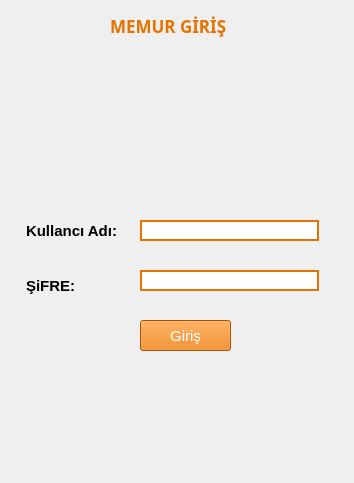
<?xml version="1.0" encoding="UTF-8"?>
<ui version="4.0">
 <class>memur_giris</class>
 <widget class="QWidget" name="memur_giris">
  <property name="geometry">
   <rect>
    <x>0</x>
    <y>0</y>
    <width>354</width>
    <height>483</height>
   </rect>
  </property>
  <property name="font">
   <font>
    <pointsize>11</pointsize>
   </font>
  </property>
  <property name="windowTitle">
   <string>Form</string>
  </property>
  <widget class="QLineEdit" name="memur_ad">
   <property name="geometry">
    <rect>
     <x>140</x>
     <y>220</y>
     <width>179</width>
     <height>21</height>
    </rect>
   </property>
   <property name="styleSheet">
    <string notr="true">border-width:2px;
border-style:solid;
border-color: rgb(230, 115, 0);</string>
   </property>
  </widget>
  <widget class="QLineEdit" name="memur_sifre">
   <property name="geometry">
    <rect>
     <x>140</x>
     <y>270</y>
     <width>179</width>
     <height>21</height>
    </rect>
   </property>
   <property name="styleSheet">
    <string notr="true">border-width:2px;
border-style:solid;
border-color: rgb(230, 115, 0);</string>
   </property>
   <property name="echoMode">
    <enum>QLineEdit::Password</enum>
   </property>
  </widget>
  <widget class="QLabel" name="label">
   <property name="geometry">
    <rect>
     <x>26</x>
     <y>220</y>
     <width>101</width>
     <height>21</height>
    </rect>
   </property>
   <property name="font">
    <font>
     <pointsize>11</pointsize>
     <weight>75</weight>
     <bold>true</bold>
    </font>
   </property>
   <property name="toolTip">
    <string/>
   </property>
   <property name="text">
    <string>Kullancı Adı:</string>
   </property>
  </widget>
  <widget class="QLabel" name="label_2">
   <property name="geometry">
    <rect>
     <x>26</x>
     <y>270</y>
     <width>71</width>
     <height>31</height>
    </rect>
   </property>
   <property name="font">
    <font>
     <pointsize>11</pointsize>
     <weight>75</weight>
     <bold>true</bold>
    </font>
   </property>
   <property name="text">
    <string>ŞiFRE:</string>
   </property>
  </widget>
  <widget class="QPushButton" name="meur_giris">
   <property name="geometry">
    <rect>
     <x>140</x>
     <y>320</y>
     <width>91</width>
     <height>31</height>
    </rect>
   </property>
   <property name="styleSheet">
    <string notr="true">color:white;
background-color: rgb(230, 115, 0);</string>
   </property>
   <property name="text">
    <string>Giriş</string>
   </property>
  </widget>
  <widget class="QLabel" name="label_3">
   <property name="geometry">
    <rect>
     <x>110</x>
     <y>0</y>
     <width>141</width>
     <height>51</height>
    </rect>
   </property>
   <property name="font">
    <font>
     <family>Arial Black</family>
     <pointsize>13</pointsize>
     <weight>75</weight>
     <bold>true</bold>
    </font>
   </property>
   <property name="styleSheet">
    <string notr="true">color:#E67300;</string>
   </property>
   <property name="text">
    <string>MEMUR GİRİŞ</string>
   </property>
  </widget>
  <widget class="QLabel" name="label_4">
   <property name="geometry">
    <rect>
     <x>80</x>
     <y>370</y>
     <width>151</width>
     <height>71</height>
    </rect>
   </property>
   <property name="text">
    <string/>
   </property>
  </widget>
  <widget class="QLabel" name="giris">
   <property name="geometry">
    <rect>
     <x>110</x>
     <y>70</y>
     <width>133</width>
     <height>111</height>
    </rect>
   </property>
   <property name="text">
    <string/>
   </property>
  </widget>
  <widget class="QLabel" name="arka_plan">
   <property name="geometry">
    <rect>
     <x>0</x>
     <y>0</y>
     <width>361</width>
     <height>491</height>
    </rect>
   </property>
   <property name="text">
    <string/>
   </property>
  </widget>
  <zorder>arka_plan</zorder>
  <zorder>memur_ad</zorder>
  <zorder>memur_sifre</zorder>
  <zorder>label</zorder>
  <zorder>label_2</zorder>
  <zorder>meur_giris</zorder>
  <zorder>label_3</zorder>
  <zorder>label_4</zorder>
  <zorder>giris</zorder>
 </widget>
 <resources/>
 <connections/>
</ui>
